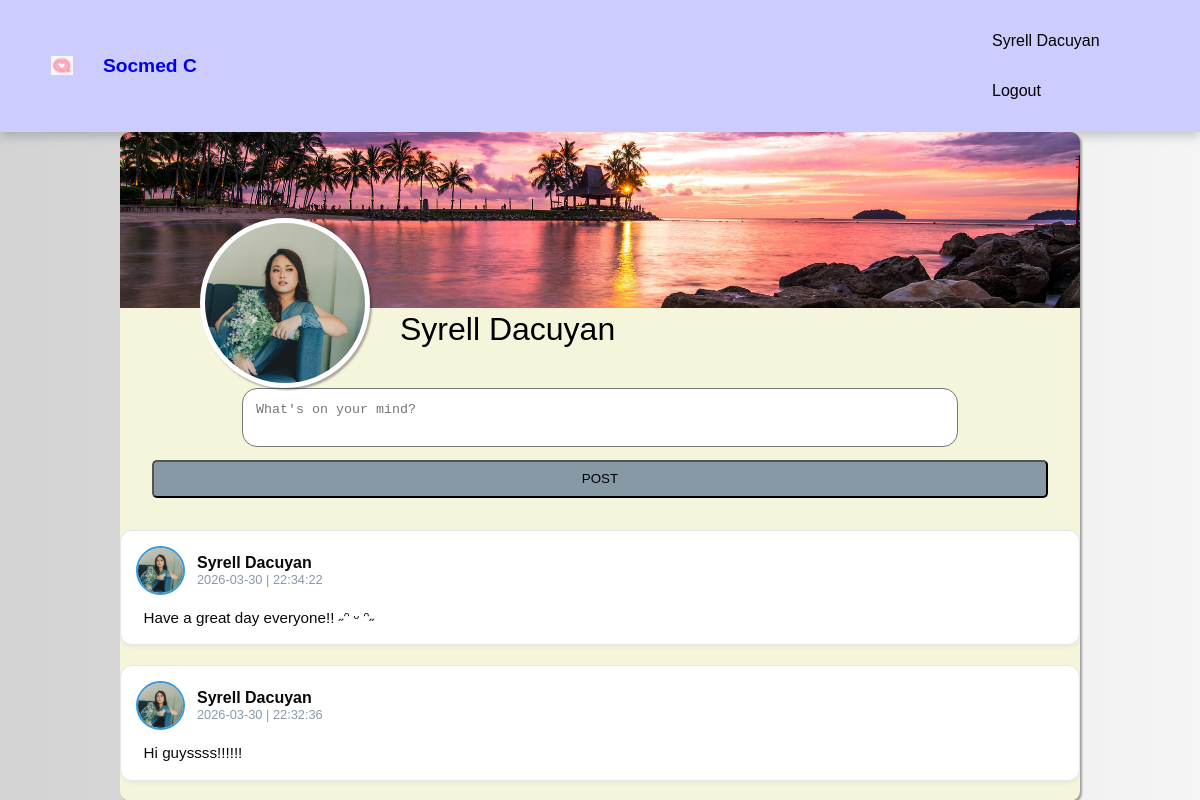
/profile.php (signed in), run on the app's committed database.
### tables this page shows
CREATE TABLE `post` (
  `pid` int(11) NOT NULL,
  `aid` int(11) NOT NULL,
  `post_text` text NOT NULL,
  `post_date` date NOT NULL,
  `post_time` time NOT NULL
);

CREATE TABLE `account` (
  `aid` int(11) NOT NULL,
  `email` varchar(128) NOT NULL,
  `firstname` varchar(128) NOT NULL,
  `lastname` varchar(128) NOT NULL,
  `password` varchar(512) NOT NULL
);

### models/load_user_posts.php (the view)
<?php
include 'db/dbconnect.php';
$aid = $_SESSION['aid'];
$sql = "SELECT post.*, account.firstname, account.lastname
        FROM post
        JOIN account ON post.aid = account.aid
        WHERE post.aid = $aid
        ORDER BY post_date DESC, post_time DESC";
$result = $con->query($sql);
while ($row = mysqli_fetch_assoc($result)) {
    ?>
    <div class="post-card">
        <div class="post-header">
            <img src="./views/res/profpic.jpg" class="post-avatar" alt="Profile">
            <div class="post-info">
                <span class="post-author"><?php echo $row['firstname'] . " " . $row['lastname']; ?></span>
                <span class="post-meta"><?php echo $row['post_date'] . " | " . $row['post_time']; ?></span>
            </div>
        </div>
        <div class="post-content">
            <?php echo nl2br(htmlspecialchars($row['post_text'])); ?>
        </div>
    </div>
    <?php
}
?>

### views/res/style.css (style rules this page uses)
body { background: linear-gradient(to right, #d3d3d3, #f5f5f5); font-family: 'Calibri', sans-serif; margin: 0; }
.post-content { margin-top: .5em; padding-left: 1em; }
.post-content { margin-top: .5em; padding-left: .5em; line-height: 1.5; color: #444; }
.post-card { background-color: #1b2737; border-radius: 10px; padding: 20px; margin-bottom: 15px; border: 1px solid #2d3d50; color: #0A0909; }
.post-header { display: flex; align-items: center; margin-bottom: 15px; }
.post-avatar { width: 45px; height: 45px; border-radius: 50%; margin-right: 12px; object-fit: cover; border: 2px solid #3498db; }
.post-info { display: flex; flex-direction: column; }
.post-author { font-weight: bold; font-size: 1rem; color: #0A0909; }
.post-meta { font-size: 0.8rem; color: #8899a6; }
.post-content { font-size: 0.95rem; line-height: 1.5; color: #0A0909; word-wrap: break-word; }
.post-card { background: #ffffff; border: 1px solid #e1e8ed; border-radius: 12px; margin-bottom: 20px; padding: 15px; box-shadow: 0 2px 5px rgba(0,0,0,0.05); transition: transform 0.2s; }
.post-header { display: flex; align-items: center; margin-bottom: 12px; }

### data on the page
post: aid.firstname "Syrell", aid.lastname "Dacuyan", post_date "2026-03-30", post_time "22:34:22", post_text "Have a great day everyone!! ˶ᵔ ᵕ ᵔ˶"
post: aid.firstname "Syrell", aid.lastname "Dacuyan", post_date "2026-03-30", post_time "22:32:36", post_text "Hi guyssss!!!!!!"

### other printed values
$_SESSION['firstname'] "Syrell"
$_SESSION['lastname'] "Dacuyan"
